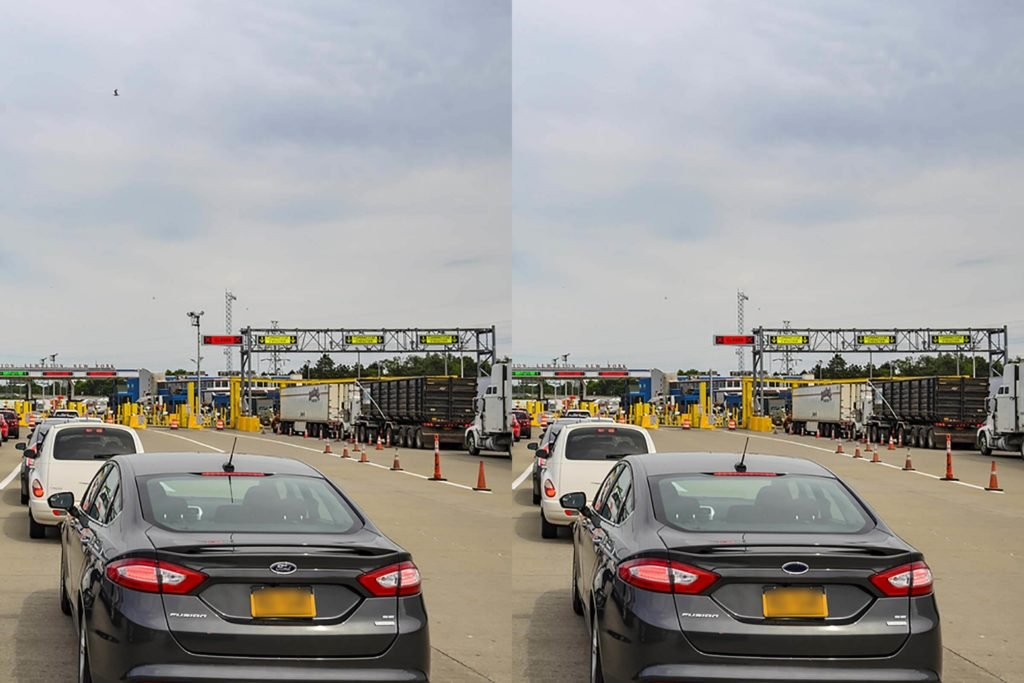
#> input picture cars.jpg, 1024 x 683 px
$ python spot_the_difference.py   (older library calls are emulated)
#> lines starting #> are read from the running program, lines starting #| are printed output that depends on the picture; after the words box and inside, x2 and y2 are one past the last pixel; in counts of white or black regions, pixels touching at a corner belong together; long printed decimals are rounded
#!/usr/bin/env python3
# -*- coding: utf-8 -*-
"""
Created on Sun Jul 12 16:50:25 2020

@author: user
"""

from skimage.measure import compare_ssim
import cv2
import numpy as np
from PIL import Image

# Open the image form working directory
image = Image.open('cars.jpg')
#> image is the input picture: PIL image 1024x683 RGB; mean R, G, B 155.9, 153.5, 151
# summarize some details about the image
print(image.format)
#| JPEG
print(image.size)
#| (1024, 683)
print(image.mode)
#| RGB
# show the image
image.show()

data = np.array(image)
# print(type(data))
# summarize shape
# print(data.shape)

# get number of columns in 2D numpy array
numOfColumns = data.shape[1]
#> numOfColumns = 1024
left_width = int(numOfColumns/2)
#> left_width = 512
right_width = int(numOfColumns/2)
#> right_width = 512

print(left_width,right_width)
#| 512 512

left = data[:,:left_width]
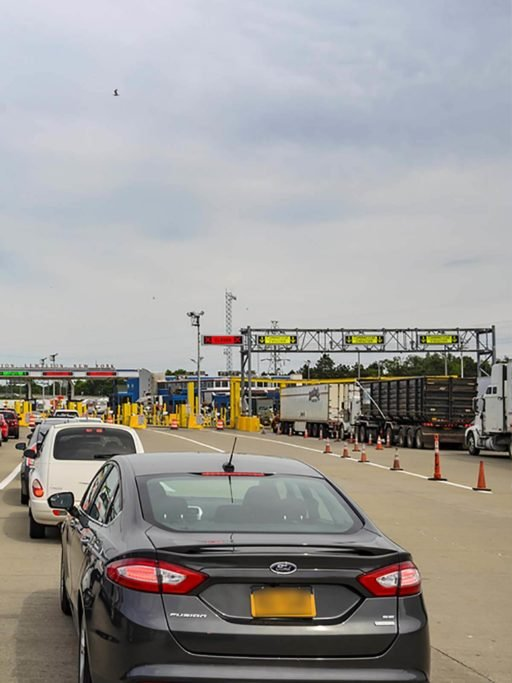
#> left: shape (683, 512, 3); mean R, G, B 155.9, 153.5, 151
right = data[:,-right_width:]

imLeft = Image.fromarray(left)
imRight = Image.fromarray(right)

imLeft = imLeft.save("left.jpg")
imRight = imRight.save("right.jpg")

before = cv2.imread('left.jpg')
after = cv2.imread('right.jpg')

# Convert images to grayscale
before_gray = cv2.cvtColor(before, cv2.COLOR_BGR2GRAY)
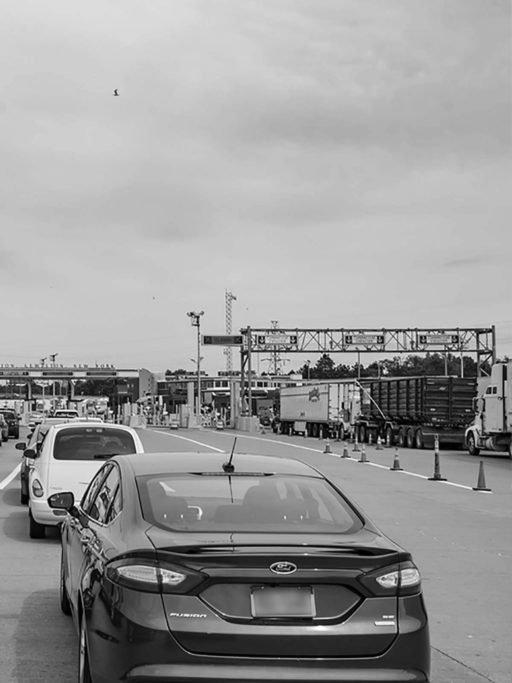
#> before_gray: shape (683, 512); min 0, max 254, mean 153.9
after_gray = cv2.cvtColor(after, cv2.COLOR_BGR2GRAY)

# Compute SSIM between two images
(score, diff) = compare_ssim(before_gray, after_gray, full=True)
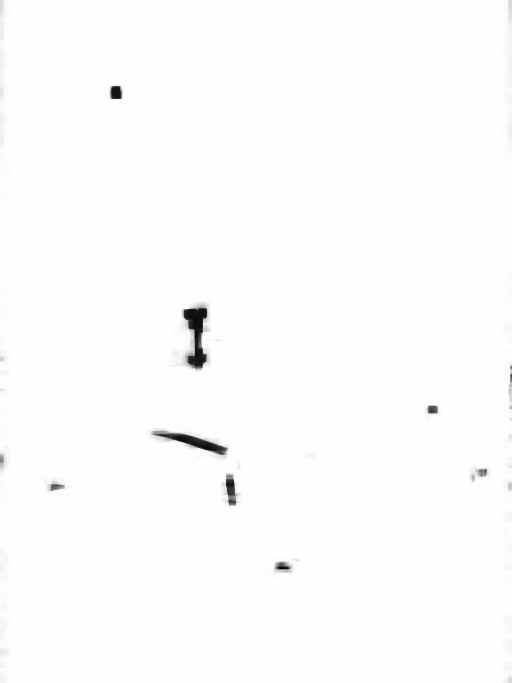
#> diff: shape (683, 512) float64; min -0.0468, max 1, mean 0.994; drawn with min black and max white
#> score = 0.994
print("Image similarity", score)
#| Image similarity 0.9939

# The diff image contains the actual image differences between the two images
# and is represented as a floating point data type in the range [0,1]
# so we must convert the array to 8-bit unsigned integers in the range
# [0,255] before we can use it with OpenCV
diff = (diff * 255).astype("uint8")

# Threshold the difference image, followed by finding contours to
# obtain the regions of the two input images that differ
thresh = cv2.threshold(diff, 0, 255, cv2.THRESH_BINARY_INV | cv2.THRESH_OTSU)[1]
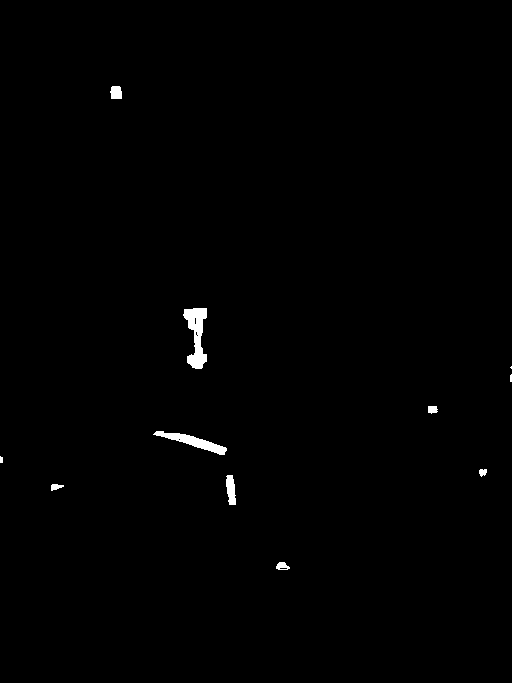
#> thresh: shape (683, 512); 0.59% white; 11 white regions (3 under 20 px)
contours = cv2.findContours(thresh.copy(), cv2.RETR_EXTERNAL, cv2.CHAIN_APPROX_SIMPLE)
#> contours = 11 contours, 3 with area under 20; largest, box (x1, y1, x2, y2) and area: (183, 308, 207, 369) 746, (153, 431, 227, 455) 500, (226, 475, 236, 505) 192, (110, 86, 122, 99) 116, (276, 562, 290, 570) 68, (428, 406, 438, 414) 51, (51, 484, 64, 491) 43, (479, 469, 487, 477) 36
contours = contours[0] if len(contours) == 2 else contours[1]

mask = np.zeros(before.shape, dtype='uint8')
filled_after = after.copy()

for c in contours:
    area = cv2.contourArea(c)
    if area > 100:
        x,y,w,h = cv2.boundingRect(c)
        cv2.rectangle(before, (x, y), (x + w, y + h), (36,255,12), 2)
        cv2.rectangle(after, (x, y), (x + w, y + h), (36,255,12), 2)
        cv2.drawContours(mask, [c], 0, (0,255,0), -1)
        cv2.drawContours(filled_after, [c], 0, (0,255,0), -1)
#> this loop made 11 passes
#> (area, x, y, w, h) on passes 3, 6, 10, 11: (191.5, 226, 475, 10, 30), (499.5, 153, 431, 74, 24), (745.5, 183, 308, 24, 61), (116.5, 110, 86, 12, 13)
#> area on passes 1, 2, 4, 7: 67.5, 43, 36, 51
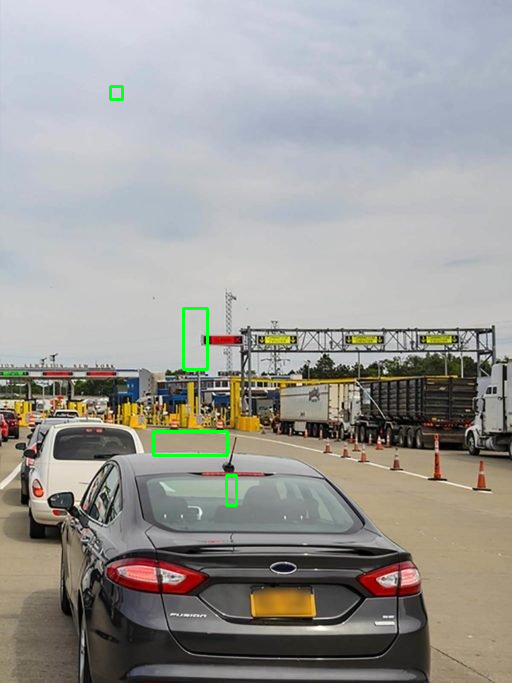
#> after: shape (683, 512, 3); mean B, G, R 150.5, 153.9, 155.3
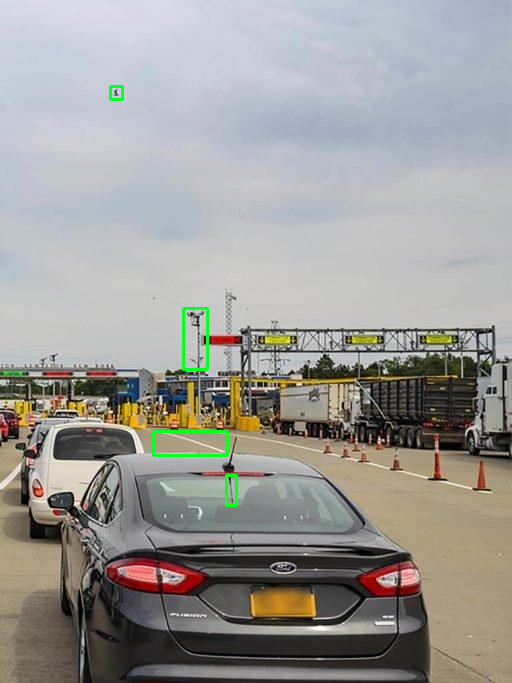
#> before: shape (683, 512, 3); mean B, G, R 150.5, 153.8, 155.3
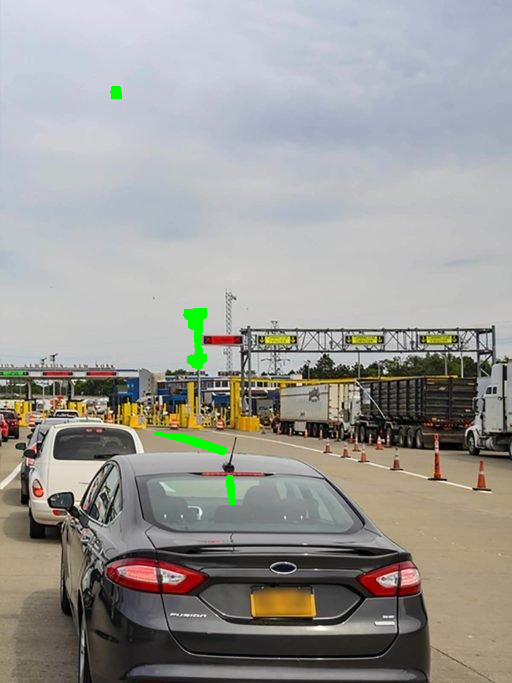
#> filled_after: shape (683, 512, 3); mean B, G, R 150.2, 153.9, 155.1

cv2.imshow('before', before)
cv2.imshow('after', after)
cv2.imshow('diff',diff)
cv2.imshow('mask',mask)
cv2.imshow('filled after',filled_after)
cv2.waitKey(0)

$ run again, with lemon_salt.jpg copied over cars.jpg
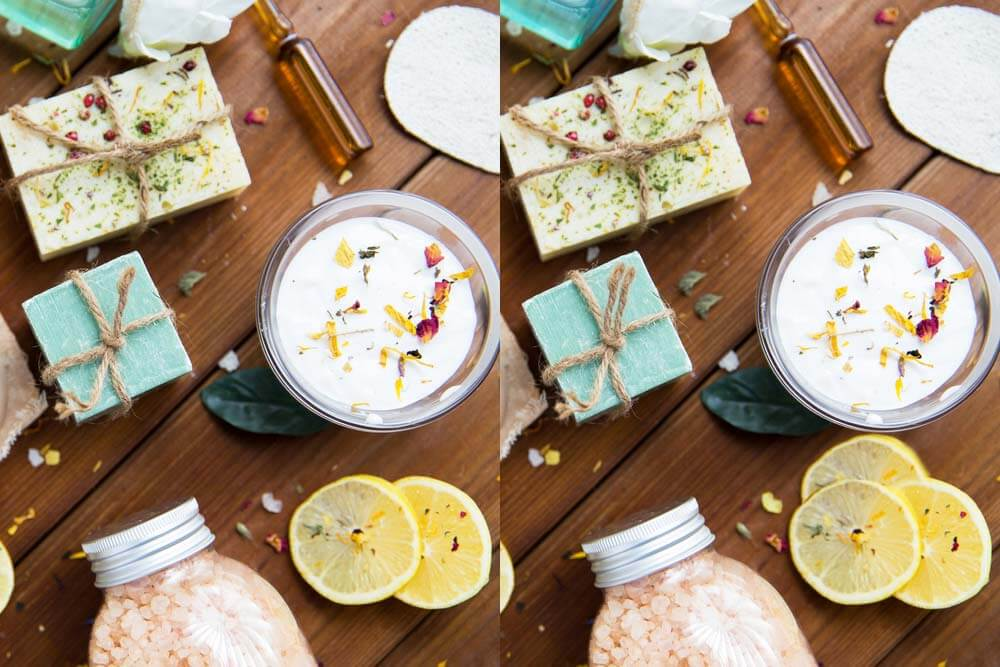
#> input picture lemon_salt.jpg, 1000 x 667 px
#> image is the input picture: PIL image 1000x667 RGB; mean R, G, B 162.6, 142.9, 119.5
#| JPEG
#| (1000, 667)
#| RGB
#| 500 500
#> score = 0.921
#| Image similarity 0.9209
#> thresh: shape (667, 500); 2.6% white; 131 white regions (109 under 20 px)
#> contours = 126 contours, 114 with area under 20; largest, box (x1, y1, x2, y2) and area: (294, 432, 434, 503) 5308, (101, 263, 128, 335) 930, (190, 291, 225, 325) 618, (368, 4, 401, 31) 602, (5, 506, 38, 538) 486
#> the loop `for c in contours:` made 126 passes
#> (area, x, y, w, h) on passes 17, 21, 72, 88, 116, 125: (486.5, 5, 506, 33, 32), (5307.5, 294, 432, 140, 71), (618, 190, 291, 35, 34), (929.5, 101, 263, 27, 72), (332.5, 134, 118, 21, 22), (602, 368, 4, 33, 27)
#> after the loop `for c in contours:`:
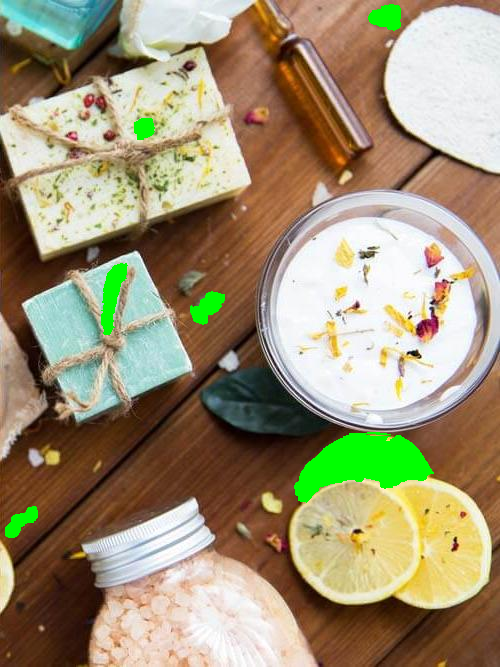
#> filled_after: shape (667, 500, 3); mean B, G, R 117.4, 146.2, 158.4
#> after the loop `for c in contours:`:
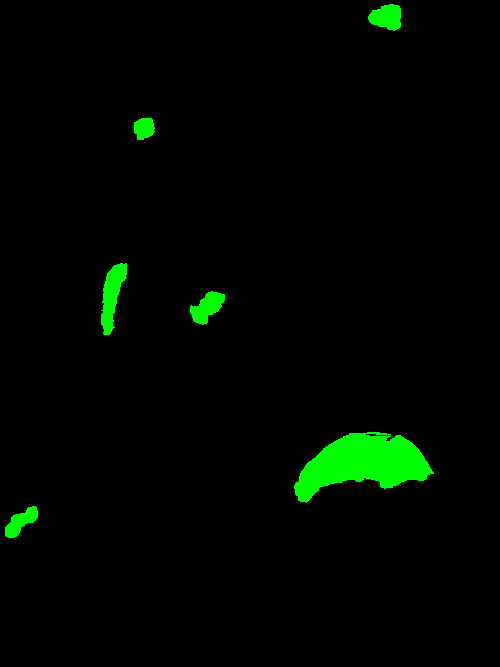
#> mask: shape (667, 500, 3); mean B, G, R 0, 6.7, 0
